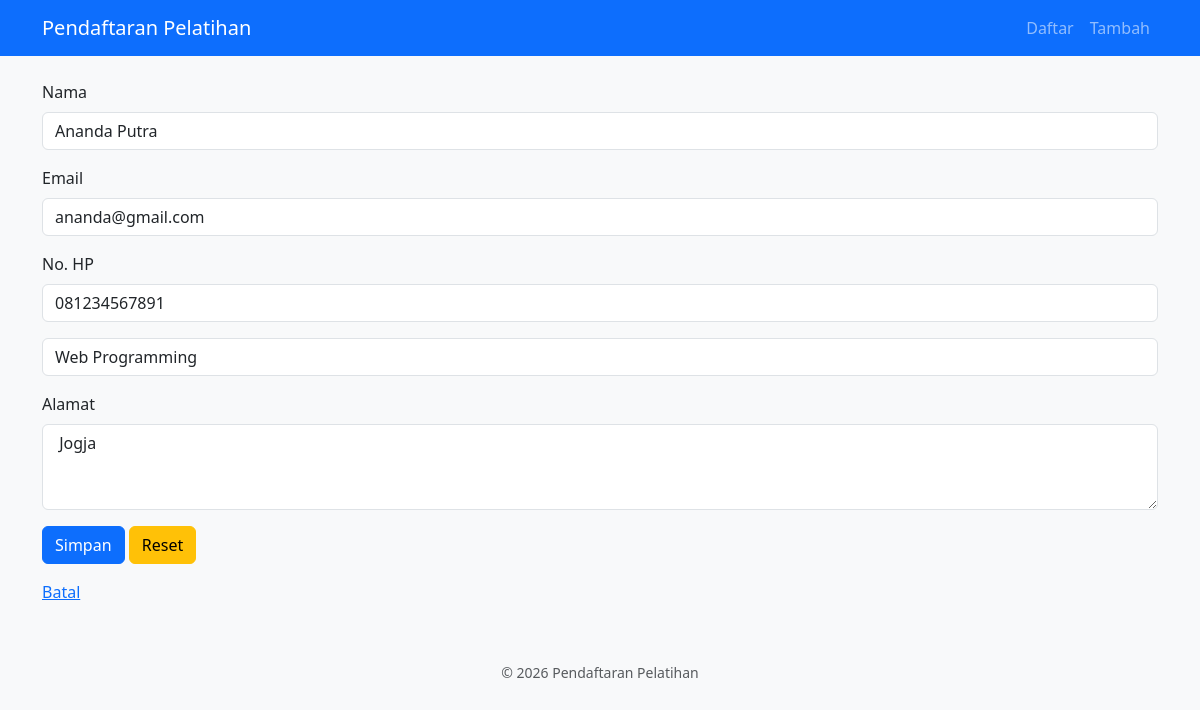
The app's page /ubah.php?id=2 (signed in) with its own data.
### tables this page shows
CREATE TABLE IF NOT EXISTS pendaftar (
    id INT AUTO_INCREMENT PRIMARY KEY,
    nama VARCHAR(100) NOT NULL,
    email VARCHAR(120) NOT NULL UNIQUE,
    no_hp VARCHAR(20) NOT NULL,
    alamat TEXT NULL,
    kelas_id INT NOT NULL,
    tgl_daftar TIMESTAMP DEFAULT CURRENT_TIMESTAMP,
    CONSTRAINT fk_pendaftar_kelas FOREIGN KEY (kelas_id) REFERENCES kelas (id)
        ON DELETE RESTRICT ON UPDATE CASCADE
);

CREATE TABLE IF NOT EXISTS kelas (
    id INT AUTO_INCREMENT PRIMARY KEY,
    nama_kelas VARCHAR(100) NOT NULL,
    kuota INT NOT NULL DEFAULT 30
);

### public/ubah.php (called while the page is built, shortened)
<?php
$pdo = getConnection();
$id = filter_var($_GET['id'] ?? null, FILTER_VALIDATE_INT, ['options' => ['min_range' => 1]]);
$pendaftar = $id === false || $id === null ? null : ambilPendaftarById($pdo, $id);
$kelas = daftarKelas($pdo);
$lama = $pendaftar;
$galat = [];
require __DIR__ . '/../templates/header.php';
require __DIR__ . '/_form.php';
require __DIR__ . '/../templates/footer.php';

### src/pendaftar.php (called while the page is built, shortened)
<?php
function daftarKelas(PDO $pdo): array
{
    return $pdo->query('SELECT id, nama_kelas FROM kelas ORDER BY nama_kelas')->fetchAll();
}
function ambilPendaftarById(PDO $pdo, int $id): ?array
{
    $stmt = $pdo->prepare('SELECT * FROM pendaftar WHERE id = :id');
    $stmt->execute(['id' => $id]);
    $baris = $stmt->fetch();
    return $baris === false ? null : $baris;
}

### src/helpers.php (called while the page is built, shortened)
<?php
function e(?string $teks): string
{
    return htmlspecialchars($teks ?? '', ENT_QUOTES, 'UTF-8');
}

### public/_form.php (the view, shortened to what this page needs)
<form method='post'>
  <div class='mb-3'>
    <label for='nama' class='form-label'>Nama</label>
    <input id='nama' name='nama' class='form-control <?= isset($galat['nama']) ?
                                                        'is-invalid' : '' ?>'
      value='<?= e($lama['nama']) ?>'>
  </div>
<div class='mb-3'>
    <label for='email' class='form-label'>Email</label>
    <input id='email' name='email' class='form-control <?= isset($galat['email']) ?
                                                        'is-invalid' : '' ?>'
      value='<?= e($lama['email']) ?>'>
  </div>
<div class='mb-3'>
    <label for='no.hp' class='form-label'>No. HP</label>
    <input id='nama' name='no_hp' class='form-control <?= isset($galat['no_hp']) ?
                                                        'is-invalid' : '' ?>'
      value='<?= e($lama['no_hp']) ?>'>
  </div>
<div class='mb-3'>
    <select id='kelas_id' name='kelas_id' class='form-control'>
      <?php foreach ($kelas as $k): ?>
        <option value='<?= (int) $k['id'] ?>' <?= (int) $lama['kelas_id'] === (int) $k['id'] ? 'selected' : '' ?>><?= e($k['nama_kelas']) ?></option>
      <?php endforeach; ?>
    </select>
  </div>
<div class='mb-3'>
    <label for='alamat' class='form-label'>Alamat</label><br>
    <textarea id='alamat' name='alamat' rows='3' class='form-control' > <?= e($lama['alamat']) ?></textarea>
  </div>
<div class='mb-3'>
  <button type='submit' class='btn btn-primary' >Simpan</button>
  <button type='reset' class='btn btn-warning' >Reset</button>
 </div>
<div class='mb-3'>
  <a href='index.php'>Batal</a>
</div>
</form>

### records on screen
pendaftar: nama "Ananda Putra", email "ananda@gmail.com", no_hp "081234567891", kelas_id "Web Programming", alamat "Jogja"
